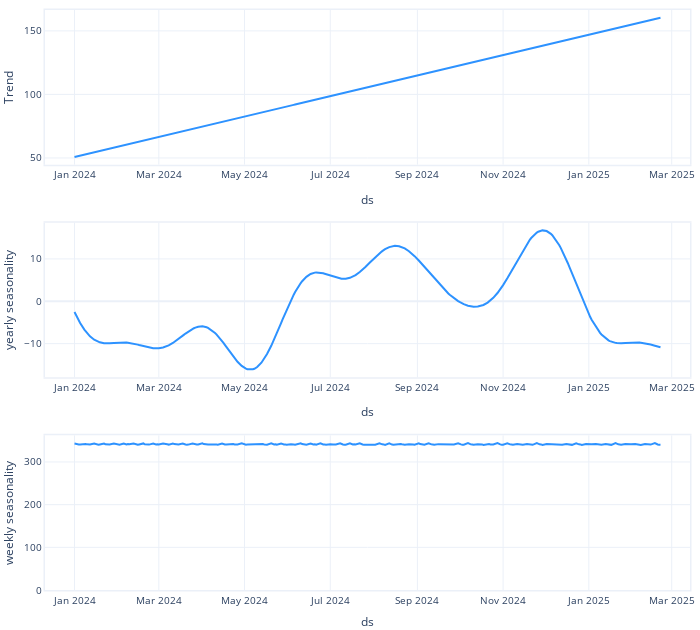

This figure's notebook cell:
### Code cell
model.plot_components(forecast)

### Figure 1 — Plotly figure (JSON) as saved in the notebook; plotly's stock layout.template omitted (floating-point values rounded to 4 significant figures; data arrays with more than 128 entries replaced by an {"elided": "..."} marker saying what was removed)
{"data": [{"line": {"color": "#2d92ff", "width": 2}, "mode": "lines", "name": "Trend", "showlegend": false, "type": "scatter", "x": {"elided": "300 str values"}, "xaxis": "x", "y": {"elided": "300 float values"}, "yaxis": "y"}, {"line": {"color": "#2d92ff", "width": 2}, "mode": "lines", "name": "yearly seasonality", "showlegend": false, "type": "scatter", "x": {"elided": "300 str values"}, "xaxis": "x2", "y": {"elided": "300 float values"}, "yaxis": "y2"}, {"line": {"color": "#2d92ff", "width": 2}, "mode": "lines", "name": "weekly seasonality", "showlegend": false, "type": "scatter", "x": {"elided": "300 str values"}, "xaxis": "x3", "y": {"elided": "300 float values"}, "yaxis": "y3"}], "layout": {"autosize": true, "font": {"size": 10}, "height": 630, "hovermode": "x unified", "legend": {"traceorder": "reversed", "y": 0.1}, "margin": {"b": 0, "l": 0, "pad": 0, "r": 10, "t": 10}, "title": {"font": {"size": 12}}, "width": 700, "xaxis": {"anchor": "y", "domain": [0, 1], "linewidth": 1.5, "mirror": true, "range": ["2023-12-11T00:00:00", "2025-03-14T00:00:00"], "showline": true, "title": {"text": "ds"}, "type": "date"}, "xaxis2": {"anchor": "y2", "domain": [0, 1], "linewidth": 1.5, "mirror": true, "range": ["2023-12-11T00:00:00", "2025-03-14T00:00:00"], "showline": true, "title": {"text": "ds"}, "type": "date"}, "xaxis3": {"anchor": "y3", "domain": [0, 1], "linewidth": 1.5, "mirror": true, "range": ["2023-12-11T00:00:00", "2025-03-14T00:00:00"], "showline": true, "title": {"text": "ds"}, "type": "date"}, "yaxis": {"anchor": "x", "domain": [0.7333, 1], "linewidth": 1.5, "mirror": true, "rangemode": "normal", "showline": true, "title": {"text": "Trend"}}, "yaxis2": {"anchor": "x2", "domain": [0.3667, 0.6333], "linewidth": 1.5, "mirror": true, "rangemode": "tozero", "showline": true, "title": {"text": "yearly seasonality"}}, "yaxis3": {"anchor": "x3", "domain": [0, 0.2667], "linewidth": 1.5, "mirror": true, "rangemode": "tozero", "showline": true, "title": {"text": "weekly seasonality"}}}}
